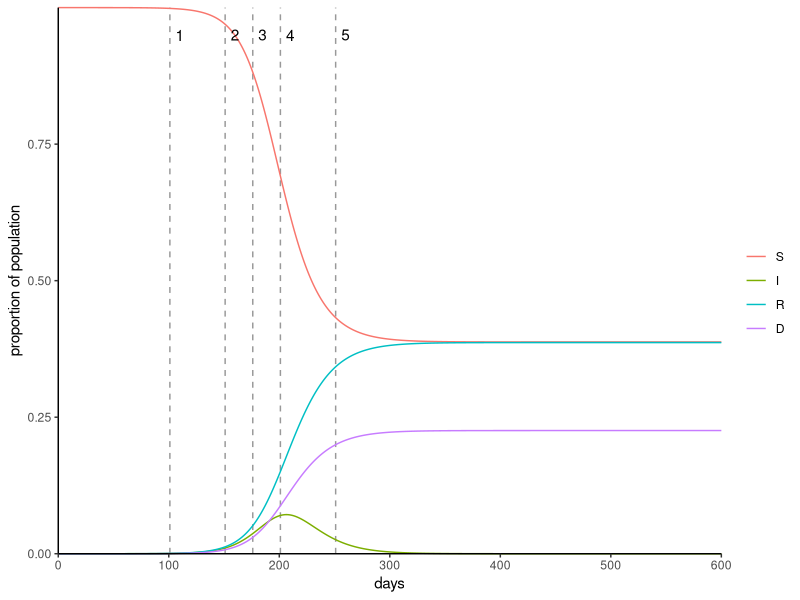

Source code (R):
library(deSolve)
library(tidyverse)


# SIR model definition ----------------------------------------------------

model <- function(t, states, params) {
  with(as.list(c(states, params)), {
    dS <- - (b * k * I * S) / (S + I + R + D)
    dI <- (b * k * I * S) / (S + I + R + D) - gamma * I - mu * I
    dR <- gamma * I
    dD <- mu * I
    
    list(c(dS, dI, dR, dD))
  })
}


# Parameter definitions ---------------------------------------------------

popsize <- 1000000

params <- c(
  b = 0.175,
  gamma = 1/14,
  k = 1,
  mu = 1/24
)

states <- c(
  S = popsize - 1,
  I = 1,
  R = 0,
  D = 0
)

times <- seq(0, 600, 1)
slices <- c(101, 151, 176, 201, 251)


# Solve ODEs --------------------------------------------------------------

out <- lsoda(states, times, model, params)
out <- as.data.frame(out)

ps <- out$S[slices] / popsize 
pi <- out$I[slices] / popsize
no <- seq(1, length(ps))
df <- 
  data.frame(
    time = slices,
    no = no,
    pi = paste0("p[i] == ", round(pi, 3)),
    ps = paste0("p[s] == ", round(ps, 3))
  )


# Plot SIR results --------------------------------------------------------

#pdf("SIR.pdf", height = 7.5, width = 13.33)
out %>% 
  gather(key, value, -time) %>% 
  ggplot(., aes(x = time, y = value/popsize, color = fct_relevel(key, c("S", "I", "R")))) + 
  geom_vline(xintercept = slices, linetype = "dashed", alpha = 0.4) +
  geom_line() +
  geom_text(
    aes(x = time + 5, y = 0.95, label = no),
    data = df, 
    color = "black", 
    parse = T, 
    hjust = "left"
  ) +
  scale_color_discrete(name = "") +
  theme_classic() +
  labs(
    x = "days",
    y = "proportion of population"
  ) +
  coord_cartesian(expand = F, clip = "off")
#dev.off()
